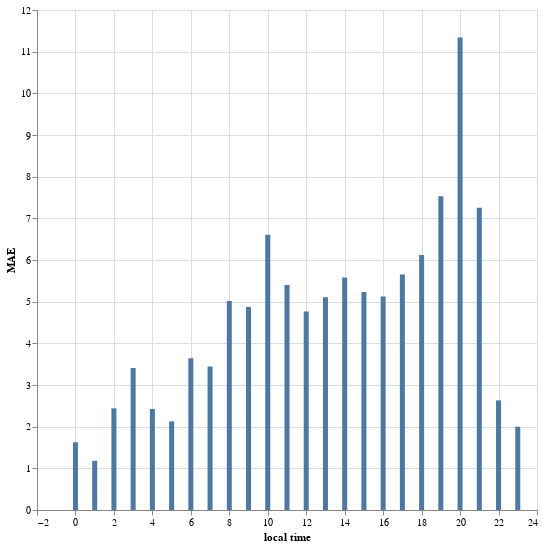

The cell this chart's notebook holds for it:
### Code cell
plot_df = pd.DataFrame()
plot_df["local time"] = np.unique(local_hour_list)
plot_df["MAE"] = local_time_error_list
alt.Chart(plot_df).mark_bar().encode(
    x="local time",
    y="MAE"
).properties(width=500,height=500)

### Figure 1 — Vega-Lite specification as saved in the notebook (floating-point values rounded to 4 significant figures)
{"config": {"view": {"continuousWidth": 300, "continuousHeight": 300}}, "data": {"name": "data-0b3b3ef8dde0d99aeda6ecde26253a4b"}, "mark": {"type": "bar"}, "encoding": {"x": {"field": "local time", "type": "quantitative"}, "y": {"field": "MAE", "type": "quantitative"}}, "height": 500, "width": 500, "$schema": "https://vega.github.io/schema/vega-lite/v5.20.1.json", "datasets": {"data-0b3b3ef8dde0d99aeda6ecde26253a4b": [{"local time": 0, "MAE": 1.625}, {"local time": 1, "MAE": 1.179}, {"local time": 2, "MAE": 2.44}, {"local time": 3, "MAE": 3.408}, {"local time": 4, "MAE": 2.424}, {"local time": 5, "MAE": 2.126}, {"local time": 6, "MAE": 3.642}, {"local time": 7, "MAE": 3.443}, {"local time": 8, "MAE": 5.014}, {"local time": 9, "MAE": 4.872}, {"local time": 10, "MAE": 6.609}, {"local time": 11, "MAE": 5.402}, {"local time": 12, "MAE": 4.763}, {"local time": 13, "MAE": 5.104}, {"local time": 14, "MAE": 5.582}, {"local time": 15, "MAE": 5.229}, {"local time": 16, "MAE": 5.125}, {"local time": 17, "MAE": 5.653}, {"local time": 18, "MAE": 6.118}, {"local time": 19, "MAE": 7.529}, {"local time": 20, "MAE": 11.34}, {"local time": 21, "MAE": 7.254}, {"local time": 22, "MAE": 2.63}, {"local time": 23, "MAE": 1.999}]}}
